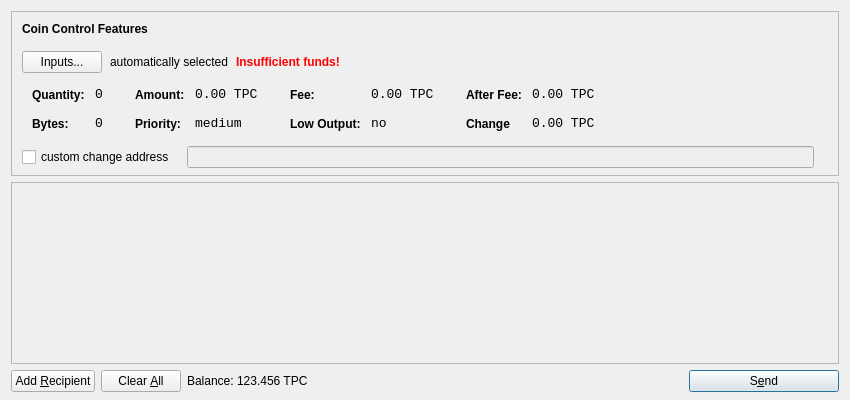
<?xml version="1.0" encoding="UTF-8"?>
<ui version="4.0">
 <class>SendCoinsDialog</class>
 <widget class="QDialog" name="SendCoinsDialog">
  <property name="geometry">
   <rect>
    <x>0</x>
    <y>0</y>
    <width>850</width>
    <height>400</height>
   </rect>
  </property>
  <property name="windowTitle">
   <string>Send Coins</string>
  </property>
  <layout class="QVBoxLayout" name="verticalLayout" stretch="0,1,0">
   <property name="bottomMargin">
    <number>8</number>
   </property>
   <item>
    <widget class="QFrame" name="frameCoinControl">
     <property name="sizePolicy">
      <sizepolicy hsizetype="Expanding" vsizetype="Expanding">
       <horstretch>0</horstretch>
       <verstretch>0</verstretch>
      </sizepolicy>
     </property>
     <property name="maximumSize">
      <size>
       <width>16777215</width>
       <height>16777215</height>
      </size>
     </property>
     <property name="frameShape">
      <enum>QFrame::StyledPanel</enum>
     </property>
     <property name="frameShadow">
      <enum>QFrame::Sunken</enum>
     </property>
     <layout class="QVBoxLayout" name="verticalLayoutCoinControl2">
      <property name="spacing">
       <number>-1</number>
      </property>
      <property name="leftMargin">
       <number>0</number>
      </property>
      <property name="topMargin">
       <number>0</number>
      </property>
      <property name="rightMargin">
       <number>0</number>
      </property>
      <property name="bottomMargin">
       <number>6</number>
      </property>
      <item>
       <layout class="QVBoxLayout" name="verticalLayoutCoinControl" stretch="0,0,0,0,1">
        <property name="spacing">
         <number>0</number>
        </property>
        <property name="leftMargin">
         <number>10</number>
        </property>
        <property name="topMargin">
         <number>10</number>
        </property>
        <item>
         <layout class="QHBoxLayout" name="horizontalLayoutCoinControl1">
          <property name="bottomMargin">
           <number>15</number>
          </property>
          <item>
           <widget class="QLabel" name="labelCoinControlFeatures">
            <property name="sizePolicy">
             <sizepolicy hsizetype="Preferred" vsizetype="Maximum">
              <horstretch>0</horstretch>
              <verstretch>0</verstretch>
             </sizepolicy>
            </property>
            <property name="font">
             <font>
              <weight>75</weight>
              <bold>true</bold>
             </font>
            </property>
            <property name="styleSheet">
             <string notr="true">font-weight:bold;</string>
            </property>
            <property name="text">
             <string>Coin Control Features</string>
            </property>
           </widget>
          </item>
         </layout>
        </item>
        <item>
         <layout class="QHBoxLayout" name="horizontalLayoutCoinControl2" stretch="0,0,0,0">
          <property name="spacing">
           <number>8</number>
          </property>
          <property name="bottomMargin">
           <number>10</number>
          </property>
          <item>
           <widget class="QPushButton" name="pushButtonCoinControl">
            <property name="styleSheet">
             <string notr="true"/>
            </property>
            <property name="text">
             <string>Inputs...</string>
            </property>
           </widget>
          </item>
          <item>
           <widget class="QLabel" name="labelCoinControlAutomaticallySelected">
            <property name="text">
             <string>automatically selected</string>
            </property>
            <property name="margin">
             <number>5</number>
            </property>
           </widget>
          </item>
          <item>
           <widget class="QLabel" name="labelCoinControlInsuffFunds">
            <property name="font">
             <font>
              <weight>75</weight>
              <bold>true</bold>
             </font>
            </property>
            <property name="styleSheet">
             <string notr="true">color:red;font-weight:bold;</string>
            </property>
            <property name="text">
             <string>Insufficient funds!</string>
            </property>
            <property name="margin">
             <number>5</number>
            </property>
           </widget>
          </item>
          <item>
           <spacer name="horizontalSpacerCoinControl">
            <property name="orientation">
             <enum>Qt::Horizontal</enum>
            </property>
            <property name="sizeHint" stdset="0">
             <size>
              <width>40</width>
              <height>1</height>
             </size>
            </property>
           </spacer>
          </item>
         </layout>
        </item>
        <item>
         <widget class="QWidget" name="widgetCoinControl" native="true">
          <property name="sizePolicy">
           <sizepolicy hsizetype="Preferred" vsizetype="Preferred">
            <horstretch>0</horstretch>
            <verstretch>0</verstretch>
           </sizepolicy>
          </property>
          <property name="minimumSize">
           <size>
            <width>0</width>
            <height>0</height>
           </size>
          </property>
          <property name="styleSheet">
           <string notr="true"/>
          </property>
          <layout class="QHBoxLayout" name="horizontalLayoutCoinControl5">
           <property name="margin">
            <number>0</number>
           </property>
           <item>
            <layout class="QHBoxLayout" name="horizontalLayoutCoinControl3" stretch="0,0,0,1">
             <property name="spacing">
              <number>20</number>
             </property>
             <property name="topMargin">
              <number>0</number>
             </property>
             <property name="bottomMargin">
              <number>10</number>
             </property>
             <item>
              <layout class="QFormLayout" name="formLayoutCoinControl1">
               <property name="horizontalSpacing">
                <number>10</number>
               </property>
               <property name="verticalSpacing">
                <number>14</number>
               </property>
               <property name="leftMargin">
                <number>10</number>
               </property>
               <property name="topMargin">
                <number>4</number>
               </property>
               <property name="rightMargin">
                <number>6</number>
               </property>
               <item row="0" column="0">
                <widget class="QLabel" name="labelCoinControlQuantityText">
                 <property name="styleSheet">
                  <string notr="true">font-weight:bold;</string>
                 </property>
                 <property name="text">
                  <string>Quantity:</string>
                 </property>
                 <property name="margin">
                  <number>0</number>
                 </property>
                </widget>
               </item>
               <item row="0" column="1">
                <widget class="QLabel" name="labelCoinControlQuantity">
                 <property name="font">
                  <font>
                   <family>Monospace</family>
                   <pointsize>10</pointsize>
                  </font>
                 </property>
                 <property name="cursor">
                  <cursorShape>IBeamCursor</cursorShape>
                 </property>
                 <property name="contextMenuPolicy">
                  <enum>Qt::ActionsContextMenu</enum>
                 </property>
                 <property name="text">
                  <string>0</string>
                 </property>
                 <property name="margin">
                  <number>0</number>
                 </property>
                 <property name="textInteractionFlags">
                  <set>Qt::LinksAccessibleByMouse|Qt::TextSelectableByKeyboard|Qt::TextSelectableByMouse</set>
                 </property>
                </widget>
               </item>
               <item row="1" column="0">
                <widget class="QLabel" name="labelCoinControlBytesText">
                 <property name="styleSheet">
                  <string notr="true">font-weight:bold;</string>
                 </property>
                 <property name="text">
                  <string>Bytes:</string>
                 </property>
                </widget>
               </item>
               <item row="1" column="1">
                <widget class="QLabel" name="labelCoinControlBytes">
                 <property name="font">
                  <font>
                   <family>Monospace</family>
                   <pointsize>10</pointsize>
                  </font>
                 </property>
                 <property name="cursor">
                  <cursorShape>IBeamCursor</cursorShape>
                 </property>
                 <property name="contextMenuPolicy">
                  <enum>Qt::ActionsContextMenu</enum>
                 </property>
                 <property name="text">
                  <string>0</string>
                 </property>
                 <property name="textInteractionFlags">
                  <set>Qt::LinksAccessibleByMouse|Qt::TextSelectableByKeyboard|Qt::TextSelectableByMouse</set>
                 </property>
                </widget>
               </item>
              </layout>
             </item>
             <item>
              <layout class="QFormLayout" name="formLayoutCoinControl2">
               <property name="horizontalSpacing">
                <number>10</number>
               </property>
               <property name="verticalSpacing">
                <number>14</number>
               </property>
               <property name="leftMargin">
                <number>6</number>
               </property>
               <property name="topMargin">
                <number>4</number>
               </property>
               <property name="rightMargin">
                <number>6</number>
               </property>
               <item row="0" column="0">
                <widget class="QLabel" name="labelCoinControlAmountText">
                 <property name="styleSheet">
                  <string notr="true">font-weight:bold;</string>
                 </property>
                 <property name="text">
                  <string>Amount:</string>
                 </property>
                 <property name="margin">
                  <number>0</number>
                 </property>
                </widget>
               </item>
               <item row="0" column="1">
                <widget class="QLabel" name="labelCoinControlAmount">
                 <property name="font">
                  <font>
                   <family>Monospace</family>
                   <pointsize>10</pointsize>
                  </font>
                 </property>
                 <property name="cursor">
                  <cursorShape>IBeamCursor</cursorShape>
                 </property>
                 <property name="contextMenuPolicy">
                  <enum>Qt::ActionsContextMenu</enum>
                 </property>
                 <property name="text">
                  <string notr="true">0.00 TPC</string>
                 </property>
                 <property name="textInteractionFlags">
                  <set>Qt::LinksAccessibleByMouse|Qt::TextSelectableByKeyboard|Qt::TextSelectableByMouse</set>
                 </property>
                </widget>
               </item>
               <item row="1" column="0">
                <widget class="QLabel" name="labelCoinControlPriorityText">
                 <property name="styleSheet">
                  <string notr="true">font-weight:bold;</string>
                 </property>
                 <property name="text">
                  <string>Priority:</string>
                 </property>
                </widget>
               </item>
               <item row="1" column="1">
                <widget class="QLabel" name="labelCoinControlPriority">
                 <property name="font">
                  <font>
                   <family>Monospace</family>
                   <pointsize>10</pointsize>
                  </font>
                 </property>
                 <property name="cursor">
                  <cursorShape>IBeamCursor</cursorShape>
                 </property>
                 <property name="contextMenuPolicy">
                  <enum>Qt::ActionsContextMenu</enum>
                 </property>
                 <property name="text">
                  <string>medium</string>
                 </property>
                 <property name="textInteractionFlags">
                  <set>Qt::LinksAccessibleByMouse|Qt::TextSelectableByKeyboard|Qt::TextSelectableByMouse</set>
                 </property>
                </widget>
               </item>
              </layout>
             </item>
             <item>
              <layout class="QFormLayout" name="formLayoutCoinControl3">
               <property name="horizontalSpacing">
                <number>10</number>
               </property>
               <property name="verticalSpacing">
                <number>14</number>
               </property>
               <property name="leftMargin">
                <number>6</number>
               </property>
               <property name="topMargin">
                <number>4</number>
               </property>
               <property name="rightMargin">
                <number>6</number>
               </property>
               <item row="0" column="0">
                <widget class="QLabel" name="labelCoinControlFeeText">
                 <property name="styleSheet">
                  <string notr="true">font-weight:bold;</string>
                 </property>
                 <property name="text">
                  <string>Fee:</string>
                 </property>
                 <property name="margin">
                  <number>0</number>
                 </property>
                </widget>
               </item>
               <item row="0" column="1">
                <widget class="QLabel" name="labelCoinControlFee">
                 <property name="font">
                  <font>
                   <family>Monospace</family>
                   <pointsize>10</pointsize>
                  </font>
                 </property>
                 <property name="cursor">
                  <cursorShape>IBeamCursor</cursorShape>
                 </property>
                 <property name="contextMenuPolicy">
                  <enum>Qt::ActionsContextMenu</enum>
                 </property>
                 <property name="text">
                  <string notr="true">0.00 TPC</string>
                 </property>
                 <property name="textInteractionFlags">
                  <set>Qt::LinksAccessibleByMouse|Qt::TextSelectableByKeyboard|Qt::TextSelectableByMouse</set>
                 </property>
                </widget>
               </item>
               <item row="1" column="0">
                <widget class="QLabel" name="labelCoinControlLowOutputText">
                 <property name="styleSheet">
                  <string notr="true">font-weight:bold;</string>
                 </property>
                 <property name="text">
                  <string>Low Output:</string>
                 </property>
                </widget>
               </item>
               <item row="1" column="1">
                <widget class="QLabel" name="labelCoinControlLowOutput">
                 <property name="font">
                  <font>
                   <family>Monospace</family>
                   <pointsize>10</pointsize>
                  </font>
                 </property>
                 <property name="cursor">
                  <cursorShape>IBeamCursor</cursorShape>
                 </property>
                 <property name="contextMenuPolicy">
                  <enum>Qt::ActionsContextMenu</enum>
                 </property>
                 <property name="text">
                  <string>no</string>
                 </property>
                 <property name="textInteractionFlags">
                  <set>Qt::LinksAccessibleByMouse|Qt::TextSelectableByKeyboard|Qt::TextSelectableByMouse</set>
                 </property>
                </widget>
               </item>
              </layout>
             </item>
             <item>
              <layout class="QFormLayout" name="formLayoutCoinControl4">
               <property name="horizontalSpacing">
                <number>10</number>
               </property>
               <property name="verticalSpacing">
                <number>14</number>
               </property>
               <property name="leftMargin">
                <number>6</number>
               </property>
               <property name="topMargin">
                <number>4</number>
               </property>
               <property name="rightMargin">
                <number>6</number>
               </property>
               <item row="0" column="0">
                <widget class="QLabel" name="labelCoinControlAfterFeeText">
                 <property name="styleSheet">
                  <string notr="true">font-weight:bold;</string>
                 </property>
                 <property name="text">
                  <string>After Fee:</string>
                 </property>
                 <property name="margin">
                  <number>0</number>
                 </property>
                </widget>
               </item>
               <item row="0" column="1">
                <widget class="QLabel" name="labelCoinControlAfterFee">
                 <property name="font">
                  <font>
                   <family>Monospace</family>
                   <pointsize>10</pointsize>
                  </font>
                 </property>
                 <property name="cursor">
                  <cursorShape>IBeamCursor</cursorShape>
                 </property>
                 <property name="contextMenuPolicy">
                  <enum>Qt::ActionsContextMenu</enum>
                 </property>
                 <property name="text">
                  <string notr="true">0.00 TPC</string>
                 </property>
                 <property name="textInteractionFlags">
                  <set>Qt::LinksAccessibleByMouse|Qt::TextSelectableByKeyboard|Qt::TextSelectableByMouse</set>
                 </property>
                </widget>
               </item>
               <item row="1" column="0">
                <widget class="QLabel" name="labelCoinControlChangeText">
                 <property name="styleSheet">
                  <string notr="true">font-weight:bold;</string>
                 </property>
                 <property name="text">
                  <string>Change</string>
                 </property>
                </widget>
               </item>
               <item row="1" column="1">
                <widget class="QLabel" name="labelCoinControlChange">
                 <property name="font">
                  <font>
                   <family>Monospace</family>
                   <pointsize>10</pointsize>
                  </font>
                 </property>
                 <property name="cursor">
                  <cursorShape>IBeamCursor</cursorShape>
                 </property>
                 <property name="contextMenuPolicy">
                  <enum>Qt::ActionsContextMenu</enum>
                 </property>
                 <property name="text">
                  <string notr="true">0.00 TPC</string>
                 </property>
                 <property name="textInteractionFlags">
                  <set>Qt::LinksAccessibleByMouse|Qt::TextSelectableByKeyboard|Qt::TextSelectableByMouse</set>
                 </property>
                </widget>
               </item>
              </layout>
             </item>
            </layout>
           </item>
          </layout>
         </widget>
        </item>
        <item>
         <layout class="QHBoxLayout" name="horizontalLayoutCoinControl4" stretch="0,0,0">
          <property name="spacing">
           <number>12</number>
          </property>
          <property name="sizeConstraint">
           <enum>QLayout::SetDefaultConstraint</enum>
          </property>
          <property name="topMargin">
           <number>5</number>
          </property>
          <property name="rightMargin">
           <number>5</number>
          </property>
          <item>
           <widget class="QCheckBox" name="checkBoxCoinControlChange">
            <property name="text">
             <string>custom change address</string>
            </property>
           </widget>
          </item>
          <item>
           <widget class="QLineEdit" name="lineEditCoinControlChange">
            <property name="enabled">
             <bool>false</bool>
            </property>
            <property name="sizePolicy">
             <sizepolicy hsizetype="Expanding" vsizetype="Fixed">
              <horstretch>0</horstretch>
              <verstretch>0</verstretch>
             </sizepolicy>
            </property>
           </widget>
          </item>
          <item>
           <widget class="QLabel" name="labelCoinControlChangeLabel">
            <property name="sizePolicy">
             <sizepolicy hsizetype="Preferred" vsizetype="Expanding">
              <horstretch>0</horstretch>
              <verstretch>0</verstretch>
             </sizepolicy>
            </property>
            <property name="minimumSize">
             <size>
              <width>0</width>
              <height>0</height>
             </size>
            </property>
            <property name="text">
             <string/>
            </property>
            <property name="margin">
             <number>3</number>
            </property>
           </widget>
          </item>
         </layout>
        </item>
        <item>
         <spacer name="verticalSpacerCoinControl">
          <property name="orientation">
           <enum>Qt::Vertical</enum>
          </property>
          <property name="sizeHint" stdset="0">
           <size>
            <width>800</width>
            <height>1</height>
           </size>
          </property>
         </spacer>
        </item>
       </layout>
      </item>
     </layout>
    </widget>
   </item>
   <item>
    <widget class="QScrollArea" name="scrollArea">
     <property name="widgetResizable">
      <bool>true</bool>
     </property>
     <widget class="QWidget" name="scrollAreaWidgetContents">
      <property name="geometry">
       <rect>
        <x>0</x>
        <y>0</y>
        <width>830</width>
        <height>165</height>
       </rect>
      </property>
      <layout class="QVBoxLayout" name="verticalLayout_2">
       <property name="margin">
        <number>0</number>
       </property>
       <item>
        <layout class="QVBoxLayout" name="entries">
         <property name="spacing">
          <number>6</number>
         </property>
        </layout>
       </item>
       <item>
        <spacer name="verticalSpacer">
         <property name="orientation">
          <enum>Qt::Vertical</enum>
         </property>
         <property name="sizeHint" stdset="0">
          <size>
           <width>20</width>
           <height>40</height>
          </size>
         </property>
        </spacer>
       </item>
      </layout>
     </widget>
    </widget>
   </item>
   <item>
    <layout class="QHBoxLayout" name="horizontalLayout">
     <item>
      <widget class="QPushButton" name="addButton">
       <property name="toolTip">
        <string>Send to multiple recipients at once</string>
       </property>
       <property name="text">
        <string>Add &amp;Recipient</string>
       </property>
       <property name="autoDefault">
        <bool>false</bool>
       </property>
      </widget>
     </item>
     <item>
      <widget class="QPushButton" name="clearButton">
       <property name="sizePolicy">
        <sizepolicy hsizetype="Minimum" vsizetype="Fixed">
         <horstretch>0</horstretch>
         <verstretch>0</verstretch>
        </sizepolicy>
       </property>
       <property name="toolTip">
        <string>Remove all transaction fields</string>
       </property>
       <property name="text">
        <string>Clear &amp;All</string>
       </property>
       <property name="autoRepeatDelay">
        <number>300</number>
       </property>
       <property name="autoDefault">
        <bool>false</bool>
       </property>
      </widget>
     </item>
     <item>
      <layout class="QHBoxLayout" name="horizontalLayout_2">
       <property name="spacing">
        <number>3</number>
       </property>
       <item>
        <widget class="QLabel" name="label">
         <property name="sizePolicy">
          <sizepolicy hsizetype="Preferred" vsizetype="Fixed">
           <horstretch>0</horstretch>
           <verstretch>0</verstretch>
          </sizepolicy>
         </property>
         <property name="text">
          <string>Balance:</string>
         </property>
        </widget>
       </item>
       <item>
        <widget class="QLabel" name="labelBalance">
         <property name="sizePolicy">
          <sizepolicy hsizetype="Preferred" vsizetype="Fixed">
           <horstretch>0</horstretch>
           <verstretch>0</verstretch>
          </sizepolicy>
         </property>
         <property name="cursor">
          <cursorShape>IBeamCursor</cursorShape>
         </property>
         <property name="text">
          <string notr="true">123.456 TPC</string>
         </property>
         <property name="textInteractionFlags">
          <set>Qt::LinksAccessibleByMouse|Qt::TextSelectableByKeyboard|Qt::TextSelectableByMouse</set>
         </property>
        </widget>
       </item>
      </layout>
     </item>
     <item>
      <spacer name="horizontalSpacer">
       <property name="orientation">
        <enum>Qt::Horizontal</enum>
       </property>
       <property name="sizeHint" stdset="0">
        <size>
         <width>40</width>
         <height>20</height>
        </size>
       </property>
      </spacer>
     </item>
     <item>
      <widget class="QPushButton" name="sendButton">
       <property name="minimumSize">
        <size>
         <width>150</width>
         <height>0</height>
        </size>
       </property>
       <property name="toolTip">
        <string>Confirm the send action</string>
       </property>
       <property name="text">
        <string>S&amp;end</string>
       </property>
       <property name="icon">
        <iconset resource="../bitcoin.qrc">
         <normaloff>:/icons/send</normaloff>:/icons/send</iconset>
       </property>
       <property name="default">
        <bool>true</bool>
       </property>
      </widget>
     </item>
    </layout>
   </item>
  </layout>
 </widget>
 <resources>
  <include location="../bitcoin.qrc"/>
 </resources>
 <connections/>
</ui>
